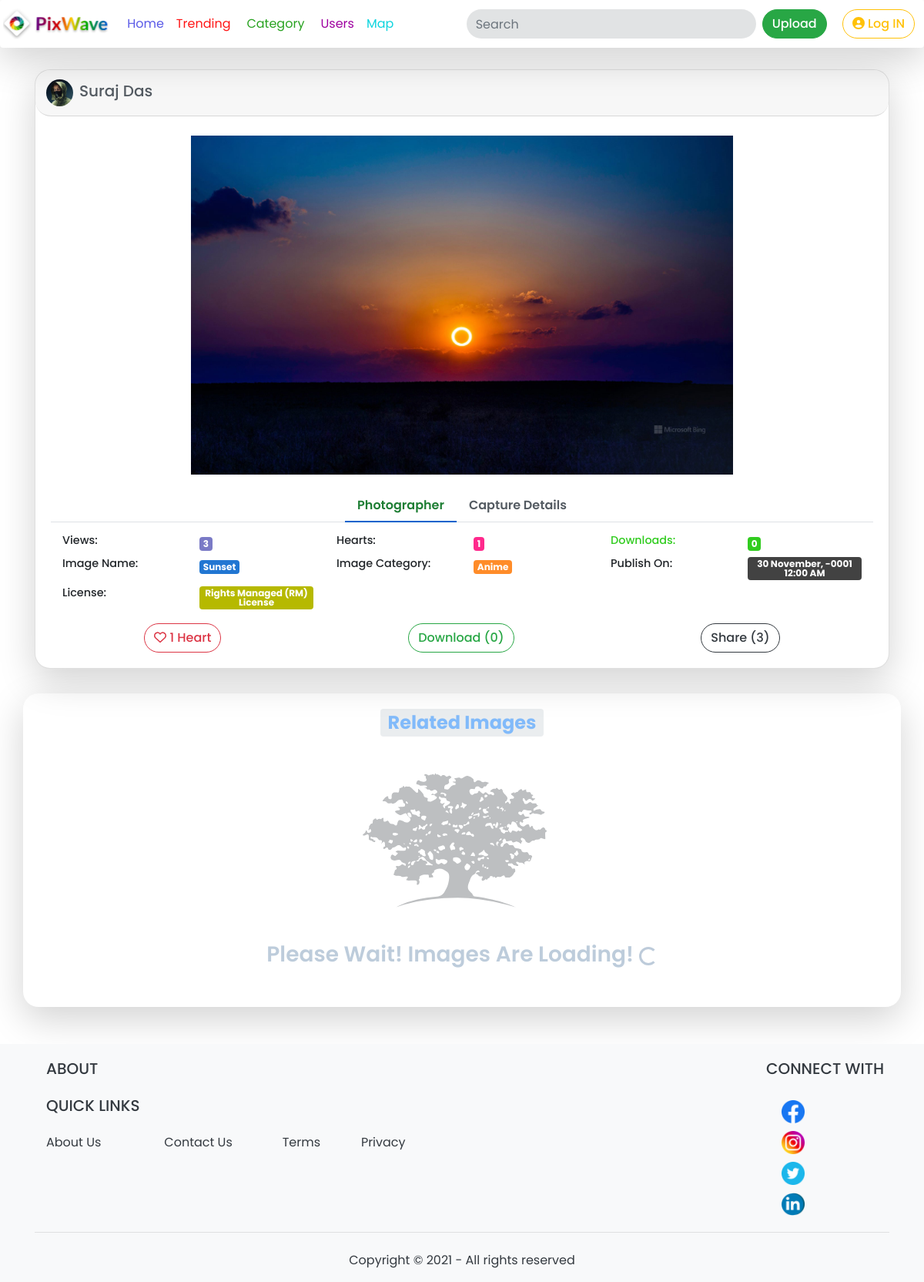
The app's page /pages/image.php?id=3eab1ef850, older data.
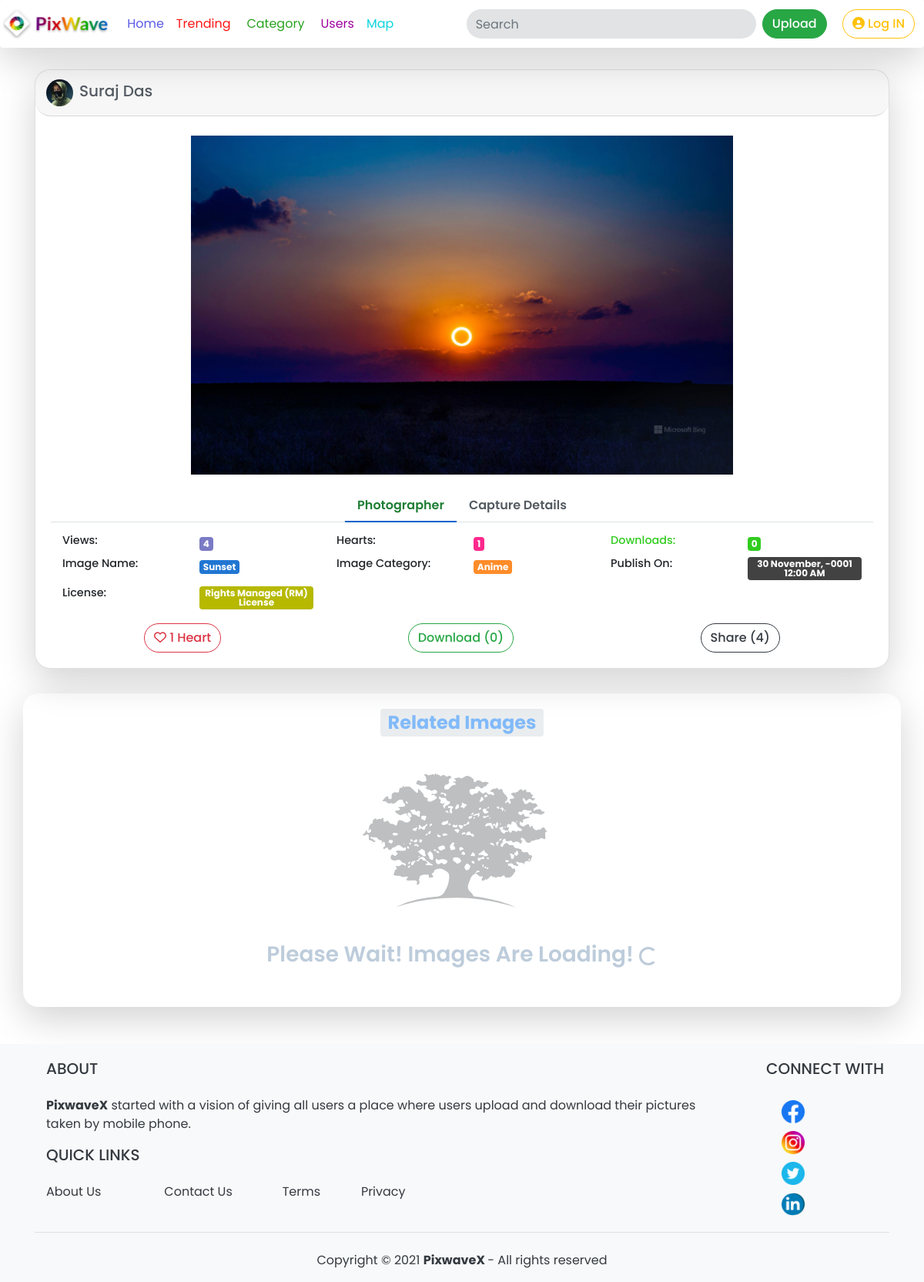
The same page, newer data.
### tables this page shows
CREATE TABLE `images` (
  `id` int(11) NOT NULL,
  `user_id` int(11) NOT NULL,
  `image_id` varchar(20) NOT NULL,
  `image_size` int(11) NOT NULL,
  `title` varchar(250) NOT NULL,
  `visibility` int(11) NOT NULL,
  `time` datetime NOT NULL,
  `image_location` varchar(250) NOT NULL,
  `category` int(50) NOT NULL,
  `views` int(11) NOT NULL,
  `likes` int(11) NOT NULL,
  `downloads` int(11) NOT NULL,
  `shares` int(11) NOT NULL,
  `downloadable` int(11) NOT NULL,
  `license_id` int(11) NOT NULL
);

CREATE TABLE `config` (
  `id` int(11) NOT NULL,
  `site_name` varchar(60) NOT NULL,
  `site_title` varchar(150) NOT NULL,
  `site_desc` tinytext NOT NULL
);

### pages/include/header.php (called while the page is built, shortened)
                                <?php
                                    include('../connect.php');
                                ?>
<?php
        $sql7="SELECT * FROM config;";
        $result=$connect->query($sql7);
        $row_config=$result->fetch_assoc();
?>

### connect.php (called while the page is built, shortened)
<?php
        $site_url="http://localhost/imagez";
?>

### auth.php (called while the page is built, shortened)
<?php
 require('../connect.php');
 $login=0;
?>

### pages/image.php (the view, shortened to what the changed rows need)
<?php
    require_once('../auth.php');
    if (isset($_GET['id'])) {
        $img_id=$_GET['id'];
        $sql="SELECT * FROM images WHERE image_id='$img_id'";
        $result_img=$connect->query($sql);
        $row_img=$result_img->fetch_assoc();
        $cookie_time = time()+60*60*24*10;
        if(!isset($_COOKIE['tmp_id'])){
                $sql="UPDATE images SET views=views+1 WHERE image_id='$img_id'";
                $connect->query($sql);
        }
        elseif((isset($_COOKIE['tmp_id'])) && ($_COOKIE['tmp_id']!=$img_id)){
            $cookie_name = "tmp_id";
            $cookie_value = $img_id;
            setcookie($cookie_name,$cookie_value,$cookie_time);
            $sql="UPDATE images SET views=views+1 WHERE image_id='$img_id'";
            $connect->query($sql);
        }
    }
    else{
        header('location: 404.php');
    }
?>
<!DOCTYPE html>
<html lang="en">
    <head>
        <link rel="stylesheet" href="../css/bootstrap.min.css">
        <link rel="stylesheet" href="../css/tree.css">
        <link href="../css/fullimg.css" rel="stylesheet">
    </head>
<body>
     <?php require_once('include/header.php'); ?>
    <div class="container fimg">
            <div class="card cdll shadow-lg">
                <div class="card-header" style="border-radius: 1.25rem">
                    <a class="text-decoration-none" href="#">
                    </a>
                </div>
                <img class="imx" draggable="false" src="<?php echo $site_url,$row_img['image_location']; ?>" alt="<?php echo $row_img['title']; ?>" onContextMenu="return false;">
                <div class="card-body">
                    <div class="profile-head">
                        <div class="tab-content" id="myTabContent">
                            <div class="tab-pane fade show active" id="home" role="tabpanel" aria-labelledby="home-tab">
                                <div class="container tabcon">
                                    <div class="row">
                                        <div class="col-md-4 col-sm-12">
                                            <div class="row">
                                                <div class="col-6">
                                                    <h6 class="badge" style="color: #fff; background-color: #6161bbd6;"><?php $views=number_format($row_img['views']); echo $views; ?></h6>
                                                </div>
                                            </div>
                                        </div>
                                        <div class="col-md-4 col-sm-12">
                                            <div class="row">
                                                <div class="col-6">
                                                    <h6 class="badge" style="color: #fff; background-color: #ff0076d6;"><?php $likes=number_format($row_img['likes']); echo $likes; ?></h6>
                                                </div>
                                            </div>
                                        </div>
                                        <div class="col-md-4 col-sm-12">
                                            <div class="row">
                                                <div class="col-6">
                                                    <h6 class="badge" style="color: #fff; background-color: #15c500e0;"><?php $downloads=number_format($row_img['downloads']); echo $downloads; ?></h6>
                                                </div>
                                            </div>
                                        </div>
                                        <div class="col-md-4 col-sm-12">
                                            <div class="row">
                                                <div class="col-6">
                                                    <h6 class="badge" style="color: #fff; background-color: #0062ccde;"><?php echo $row_img['title']; ?></h6>
                                                </div>
                                            </div>
                                        </div>
                                        <div class="col-md-4 col-sm-12">
                                            <div class="row">
                                                <div class="col-6">
                                                    <h6 class="badge" style="color: #fff; background-color: rgb(0 0 0 / 74%);"><?php $date=date_create($row_img['time']); echo date_format($date,"d F, Y h:i A"); ?></h6>
                                                </div>
                                            </div>
                                        </div>
                                    </div>
                                </div>
                            </div>
                        </div>
                    </div>
                    <div class="container pr-10 pl-10" >
                        <div class="row" style="justify-content: space-around;">
                        <?php
                                                            $image_id=$row_img['id'];
                                                                if($login==1){
                                                                    $sql="SELECT * FROM likes WHERE image_id='$image_id' AND user_id='$user_id'";
                                                                    $result_like=$connect->query($sql);
                                                                    if($result_like->num_rows==1){
                                                                        $icon="fad";
                                                                        $like_color="color:red";
                                                                    }
                                                                    else{
                                                                        $icon="far";
                                                                        $like_color="";
                                                                    }
                                                                }
                                                                else{
                                                                    $like_color="";
                                                                }
                                                        ?>
                            <a class="btn btn-outline-danger bt" style="margin-top: 10px;" onclick="mylike(<?php echo $image_id; ?>)"><span id="<?php echo $image_id; ?>"><span style="<?php echo $like_color;?>"><i class="<?php echo $icon; ?> fa-heart"></i></span> <?php echo $row_img['likes']; ?></span><span> Heart</span></a>
                            <?php if($row_img['downloadable']==0): ?>
                            <a href="<?php echo $site_url,$row_img['image_location']; ?>" download="<?php echo $row_img['title']; ?>"><button type="button" id="countDown" onclick="countDownload(<?php echo $row_img['id']; ?>)" class="btn btn btn-outline-success bt" style="margin-top: 10px" ><i class="fad fa-cloud-download-alt"></i> Download (<?php $downloads=number_format($row_img['downloads']); echo $downloads; ?>)</button></a>
                            <?php endif; ?>
                            <a class="btn btn-outline-dark bt" data-toggle="modal" data-target="#share-img" style="margin-top: 10px" id=""><i class="fad fa-share-square"></i> Share (<span id="sharecount"><?php $shares=number_format($row_img['shares']); echo $shares; ?></span>)</a>
                        </div>
                    </div>
                </div>
            </div>
    </div>
    <div class="container shadow-lg p-3 mb-5 bg-white my-3 glry" style="border-radius: 1.25rem">
    <h2 class="text-center"><span class="badge" style="color: #4ba0ffa8; background-color:#dee2e69e;">Related Images</span></h2>
    </div>
    <?php
        include('../pages/include/footer.php')
    ?>
</body>
</html>

### pages/include/footer.php (shortened to what the changed rows need)
<footer>
    <div class="bg-light text-dark pt-1">
            <div class="container">
                <div class="row text-center text-md-left ">
                    <div class="col-md-10 col-xl-10 col-lg-10">
                        <div class="col-12 mt-3">
                            <hrc class="mb-4">
                            <p><?php echo $row_config['site_desc']; ?></p>
                        </div>
                    </div>
                </div>
                <div class="row d-flex justify-content-center">
                    <div>
                        <p>
                            <a style="text-decoration: none;" href="<?php echo $site_url; ?>"><strong class="text-dark" style="text-decoration: none;"> <?php echo $row_config['site_name']; ?> </strong></a>
                        </p>
                    </div>
                </div>
            </div>
</footer>

Row changes from the older to the newer data that the page shows:
changed images "Sunset": views "3" → "4"; shares "3" → "4"
added config: site_desc "PixwaveX started with a vision of giving all users a place where users upload and download their pictures taken by mobile phone.", site_name "PixwaveX"
